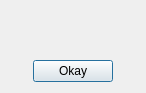
<?xml version="1.0" encoding="UTF-8"?>
<ui version="4.0">
 <class>Dialog</class>
 <widget class="QDialog" name="Dialog">
  <property name="geometry">
   <rect>
    <x>0</x>
    <y>0</y>
    <width>146</width>
    <height>93</height>
   </rect>
  </property>
  <property name="windowTitle">
   <string/>
  </property>
  <layout class="QVBoxLayout" name="verticalLayout">
   <item>
    <widget class="QLabel" name="text_label">
     <property name="text">
      <string/>
     </property>
    </widget>
   </item>
   <item>
    <layout class="QHBoxLayout" name="horizontalLayout" stretch="20,60,20">
     <item>
      <spacer name="horizontalSpacer">
       <property name="orientation">
        <enum>Qt::Horizontal</enum>
       </property>
       <property name="sizeHint" stdset="0">
        <size>
         <width>40</width>
         <height>20</height>
        </size>
       </property>
      </spacer>
     </item>
     <item>
      <widget class="QPushButton" name="close_button">
       <property name="text">
        <string>Okay</string>
       </property>
      </widget>
     </item>
     <item>
      <spacer name="horizontalSpacer_2">
       <property name="orientation">
        <enum>Qt::Horizontal</enum>
       </property>
       <property name="sizeHint" stdset="0">
        <size>
         <width>40</width>
         <height>20</height>
        </size>
       </property>
      </spacer>
     </item>
    </layout>
   </item>
  </layout>
 </widget>
 <resources/>
 <connections/>
</ui>
